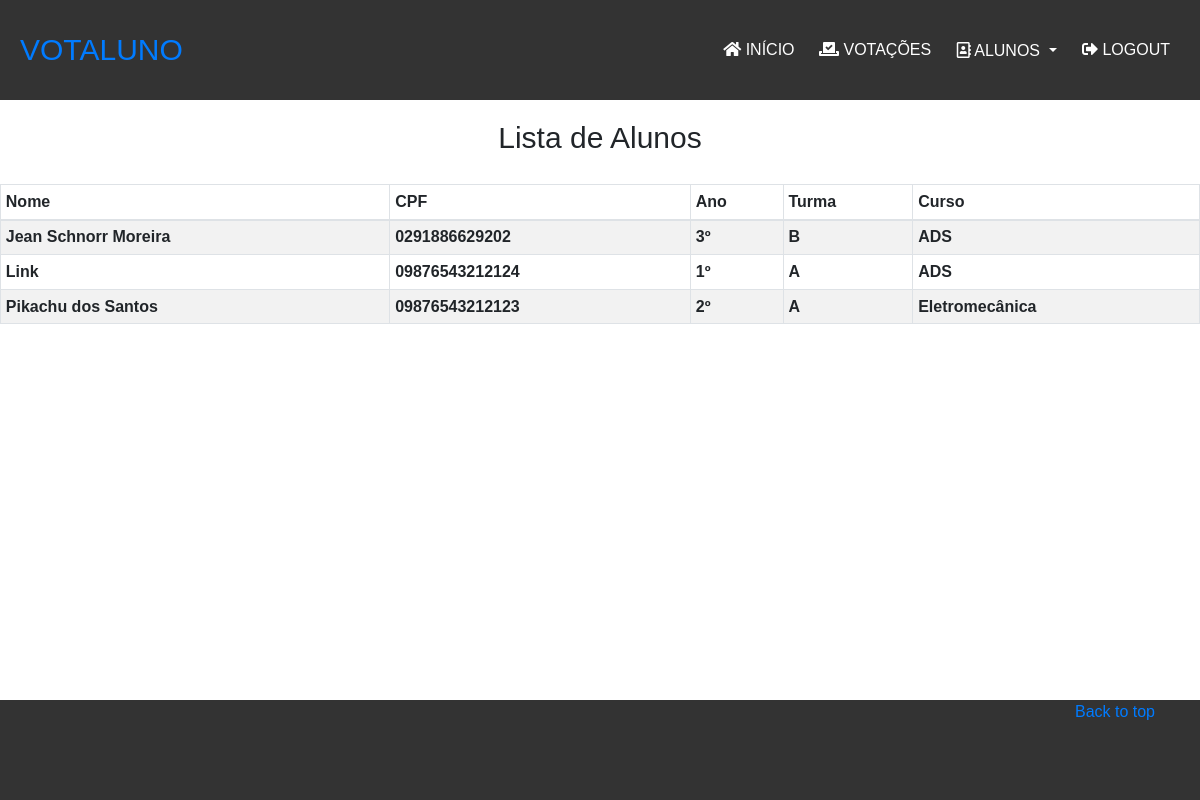
The page /listarAlunos/ (signed in) on the database as committed earlier.
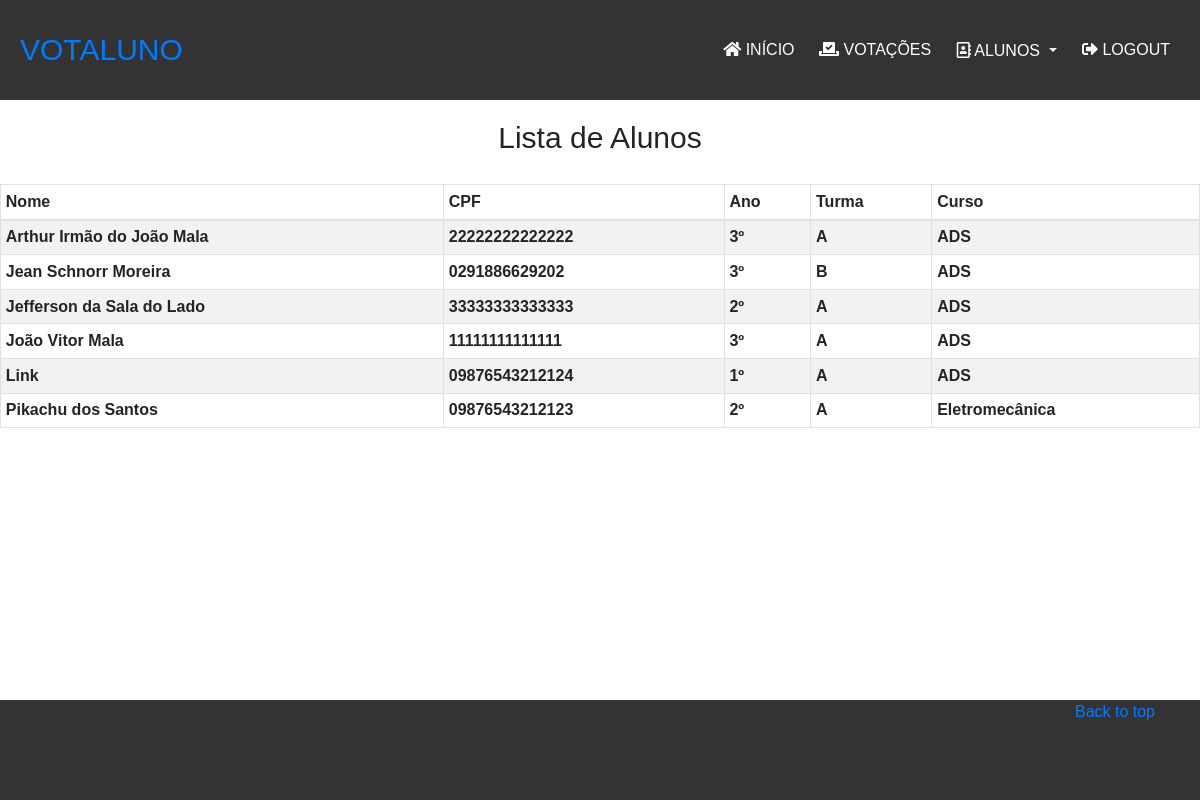
The same page on the database as committed later.
### votacoes/models.py (models this page shows, shortened)
class Aluno(models.Model):
    imagemAluno = models.ImageField(upload_to='images/')
    nomeAluno = models.CharField(
        max_length=255,
        null=False,
        blank=False
    )
    cpfAluno = models.CharField(
        max_length=14,
        null=False,
        blank=False
    )
    turmaAluno = models.ForeignKey("Turma",on_delete=models.CASCADE)

class Turma(models.Model):
    nomeTurma = models.CharField(max_length=1, null=False,blank=False)
    anoTurma = models.ForeignKey(Ano,on_delete=models.CASCADE)
    cursoTurma = models.ForeignKey(Curso,on_delete=models.CASCADE)

class Ano(models.Model):
    ano = models.CharField(max_length=1, null=False,blank=False)
    def __str__(self):
        return self.ano+"º "

class Curso(models.Model):
    curso = models.CharField(max_length=15, null=False,blank=False)
    def __str__(self):
        return self.curso

### votacoes/views.py (the view)
# urls.py: path('listarAlunos/',views.listarAlunos,name='listarAlunos'),
@login_required
def listarAlunos(request):
    alunos = Aluno.objects.all().order_by('nomeAluno')
    return render(request,'listar/listarAlunos.html',{'alunos':alunos})

### votacoes/templates/listar/listarAlunos.html
{% extends 'baseSite.html' %}
{% block content %}
<div class="listaAlunos">
    <h1>Lista de Alunos</h1>
    <table id="dtVerticalScrollExample" class="table table-responsive-sm table-striped table-bordered table-sm" cellspacing="0"
    width="90%">
        <thead>
            <th class="th-sm">Nome</th>
            <th class="th-sm">CPF</th>
            <th class="th-sm">Ano</th>
            <th class="th-sm">Turma</th>
            <th class="th-sm">Curso</th>
        </thead>
        <tbody>
            {% for Aluno in alunos %}
                <tr>
                    <th>{{Aluno.nomeAluno}}</th>
                    <th>{{Aluno.cpfAluno}}</th>
                    <th>{{Aluno.turmaAluno.anoTurma}}</th>
                    <th>{{Aluno.turmaAluno.nomeTurma}}</th>
                    <th>{{Aluno.turmaAluno.cursoTurma}}</th>
                </tr>
            {% endfor %}
        </tbody>
    </table>
</div>
{% endblock %}

### votacoes/templates/baseSite.html (shortened to what this page needs)
{% load staticfiles %}
<!DOCTYPE html>
<html lang="pt-br">
<head>
    <link rel="stylesheet" href="https://use.fontawesome.com/releases/v5.8.1/css/all.css">
    <link rel="stylesheet" href="https://stackpath.bootstrapcdn.com/bootstrap/4.3.1/css/bootstrap.min.css">
    <link rel="stylesheet" href="{% static 'css/baseSite.css' %}">
    <link rel="stylesheet" href="{% static 'css/site.css' %}">
</head>
<body>
    <header class="header">
      <a href="{% url 'index' %}"><h2 class="logo">VotAluno</h2></a>
        <ul class="menu">
          <a href="{% url 'index' %}"><i class="fas fa-home"></i> Início</a>
          <a href="{% url 'escolherVotacoes' %}"><i class="fas fa-vote-yea"></i> Votações</a>
          <a class="btn dropdown-toggle" href="#" role="button" id="dropdownMenuLink" data-toggle="dropdown" aria-haspopup="true" aria-expanded="false">
            <i class="far fa-address-book"></i> Alunos
          </a>
          <a href="{% url 'logout' %}"><i class="fas fa-sign-out-alt"></i> Logout</a>
        </ul>
    </header>
    <main role="main">
      {% block content %}
      {% endblock %}
    </main>
    <footer class="text-muted">
      <div class="container">
        <p class="float-right">
          <a href="#">Back to top</a>
        </p>
      </div>
    </footer>
</body>
</html>

### votacoes/static/css/baseSite.css (style rules this page uses)
* { margin: 0; padding: 0; font-family: "montserrat",sans-serif; }
main { min-height: calc(100vh - 200px); height: 100%; }
footer { max-height: 100px; height: 100px; background-color: #333 !important; }
.header { height: 100px; background: #333; padding: 0 20px; color: #fff; }
.logo { line-height: 100px; padding: 0; float: left; text-transform: uppercase }
.menu { float: right; line-height: 100px; }
.menu a { color: #fff; text-transform: uppercase; text-decoration: none; padding: 0 10px; transition: 0.4s; }

### votacoes/static/css/site.css (style rules this page uses)
h1,h2 { text-align: center; font-size: 30px; padding: 20px 0; }

Rows that differ between the two databases and show on the page:
added Aluno: nomeAluno "Arthur Irmão do João Mala", cpfAluno "22222222222222", turmaAluno.anoTurma "3º", turmaAluno.nomeTurma "A", turmaAluno.cursoTurma "ADS"
added Aluno: nomeAluno "Jefferson da Sala do Lado", cpfAluno "33333333333333", turmaAluno.anoTurma "2º", turmaAluno.nomeTurma "A", turmaAluno.cursoTurma "ADS"
added Aluno: nomeAluno "João Vitor Mala", cpfAluno "11111111111111", turmaAluno.anoTurma "3º", turmaAluno.nomeTurma "A", turmaAluno.cursoTurma "ADS"
